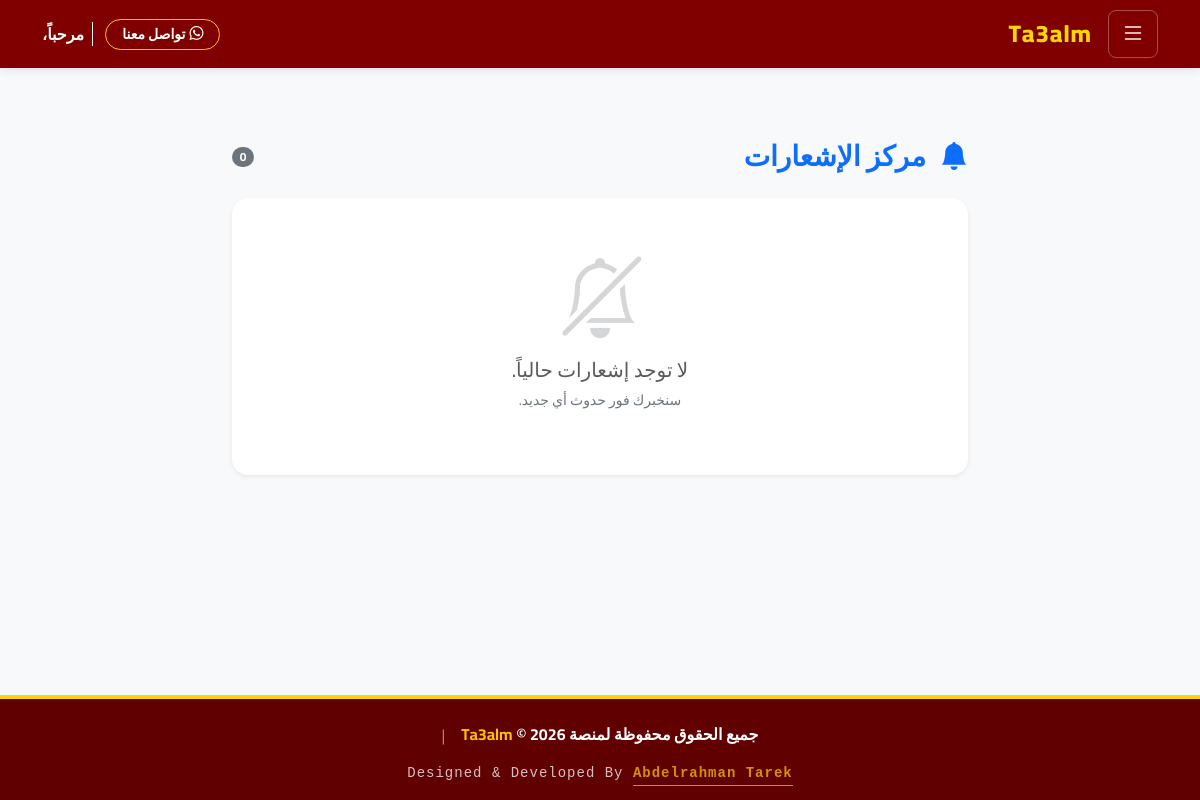
Before: /notifications/all/ (signed in) with the older database file.
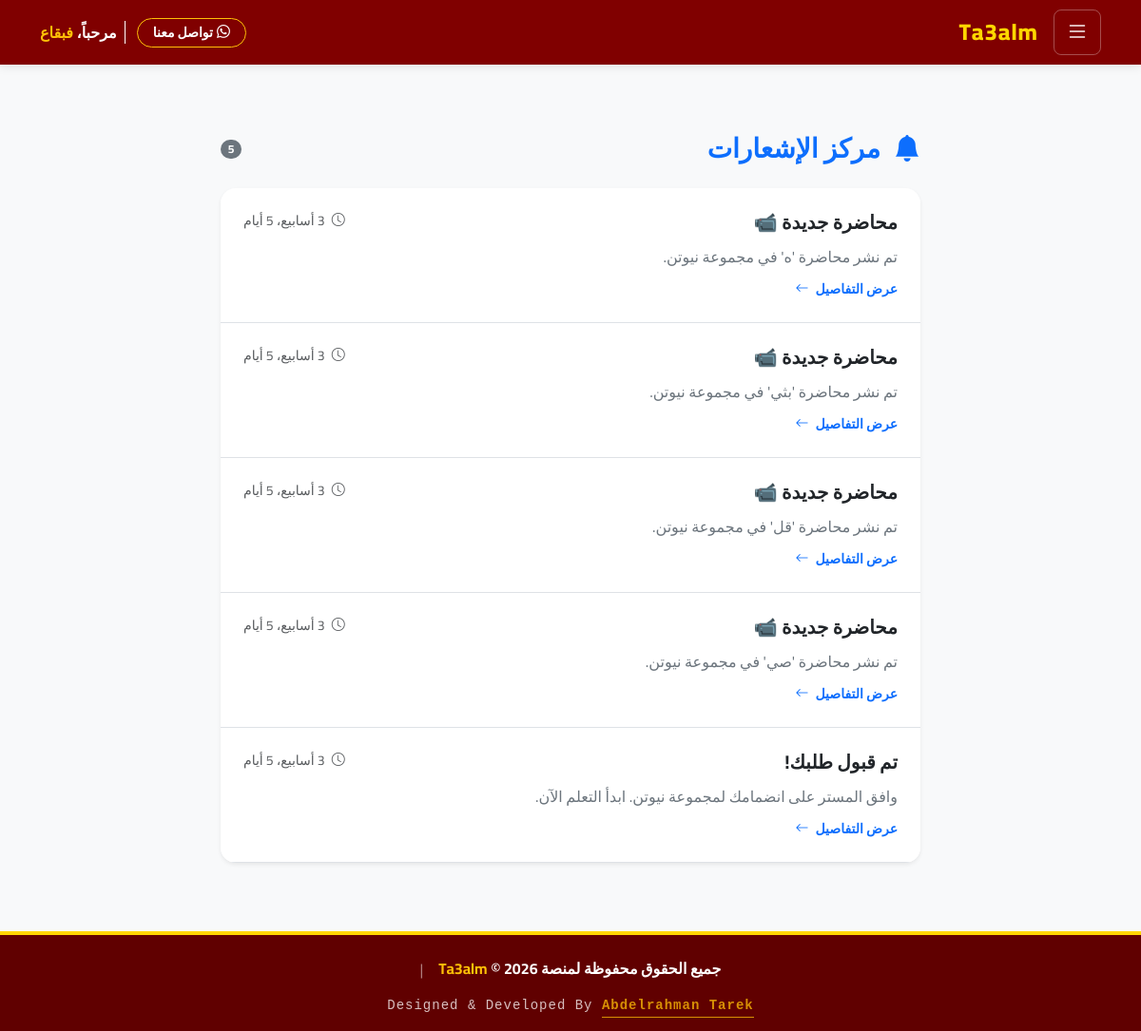
After: the same page with the newer database file.
### accounts/models.py (models this page shows, shortened)
class User(AbstractUser):
    role = models.CharField(max_length=20, choices=ROLE_CHOICES, default='student', verbose_name=_('نوع المستخدم'))
    phone = models.CharField(max_length=15, blank=True, null=True, verbose_name=_('رقم الهاتف'))
    national_id = models.CharField(max_length=14, blank=True, null=True, unique=True, verbose_name=_('الرقم القومي'))
    custom_id = models.CharField(max_length=10, blank=True, null=True, unique=True, verbose_name=_('كود المستخدم'))
    is_banned = models.BooleanField(default=False, verbose_name=_('محظور'))

### core/models.py (models this page shows, shortened)
class Notification(models.Model):
    recipient = models.ForeignKey(settings.AUTH_USER_MODEL, on_delete=models.CASCADE, related_name='notifications', verbose_name=_("المستقبل"))
    title = models.CharField(max_length=255, verbose_name=_("العنوان"))
    message = models.TextField(verbose_name=_("الرسالة"))
    link = models.CharField(max_length=255, blank=True, null=True, verbose_name=_("الرابط"))
    is_read = models.BooleanField(default=False, verbose_name=_("مقروءة"))
    created_at = models.DateTimeField(auto_now_add=True, verbose_name=_("وقت الإنشاء"))
    class Meta:
        ordering = ['-created_at']

### core/views.py (the view)
# urls.py: path('notifications/all/', views.all_notifications, name='all_notifications'),
@login_required
def all_notifications(request):
    notifs = Notification.objects.filter(recipient=request.user)
    notifs.filter(is_read=False).update(is_read=True)
    return render(request, 'core/notifications.html', {'notifs': notifs})

### core/context_processors.py (called while the page is built)
def notifications(request):
    if request.user.is_authenticated:
        notifs = Notification.objects.filter(recipient=request.user)[:5]
        unread_count = Notification.objects.filter(recipient=request.user, is_read=False).count()
        return {'notifications': notifs, 'unread_count': unread_count}
    return {}

### core/models.py (called while the page is built)
    @classmethod
    def load(cls):
        obj, created = cls.objects.get_or_create(pk=1)
        return obj

### templates/core/notifications.html (shortened to what this page needs)
{% extends 'base.html' %}
{% load i18n %}
{% block content %}
<div class="container py-5">
    <div class="row justify-content-center">
        <div class="col-lg-8">
            <div class="d-flex justify-content-between align-items-center mb-4">
                <h3 class="fw-bold mb-0 text-primary">
                    <i class="bi bi-bell-fill me-2"></i> {% trans "مركز الإشعارات" %}
                </h3>
                <span class="badge bg-secondary rounded-pill">{{ notifs.count }}</span>
            </div>
            <div class="card shadow-sm border-0 rounded-4 overflow-hidden">
                <div class="list-group list-group-flush">
                    {% for n in notifs %}
                    <a href="{% if n.link %}{{ n.link }}{% else %}#{% endif %}" class="list-group-item list-group-item-action p-4 border-bottom notification-item {% if not n.is_read %}bg-light-blue{% endif %}">
                        <div class="d-flex w-100 justify-content-between mb-2">
                            <h5 class="mb-1 fw-bold text-dark">
                                {{ n.title }}
                            </h5>
                            <small class="text-muted text-nowrap ms-2">
                                <i class="bi bi-clock me-1"></i> {{ n.created_at|timesince }}
                            </small>
                        </div>
                        <p class="mb-1 text-secondary">{{ n.message }}</p>
                        {% if n.link %}
                        <small class="text-primary fw-bold mt-2 d-inline-block">
                            {% trans "عرض التفاصيل" %} <i class="bi bi-arrow-left ms-1"></i>
                        </small>
                        {% endif %}
                    </a>
                    {% empty %}
                    <div class="text-center py-5">
                        <div class="mb-3 opacity-25">
                            <i class="bi bi-bell-slash display-1 text-muted"></i>
                        </div>
                        <h5 class="text-muted">{% trans "لا توجد إشعارات حالياً." %}</h5>
                        <p class="text-secondary small">{% trans "سنخبرك فور حدوث أي جديد." %}</p>
                    </div>
                    {% endfor %}
                </div>
            </div>
        </div>
    </div>
</div>
{% endblock %}

### templates/base.html (shortened to what this page needs)
{% load static %}
{% load i18n %}
{% get_current_language as LANGUAGE_CODE %}
<!DOCTYPE html>
<html lang="{{ LANGUAGE_CODE }}" dir="{% if LANGUAGE_CODE == 'ar' %}rtl{% else %}ltr{% endif %}">
<head>
    {% if LANGUAGE_CODE == 'ar' %}
        <link rel="stylesheet" href="https://cdn.jsdelivr.net/npm/bootstrap@5.3.0/dist/css/bootstrap.rtl.min.css">
    {% else %}
        <link rel="stylesheet" href="https://cdn.jsdelivr.net/npm/bootstrap@5.3.0/dist/css/bootstrap.min.css">
        <link href="https://fonts.googleapis.com/css2?family=Roboto:wght@400;500;700;900&display=swap" rel="stylesheet">
        <style>body { font-family: 'Roboto', sans-serif; }</style>
    {% endif %}
    <link rel="stylesheet" href="https://cdn.jsdelivr.net/npm/bootstrap-icons@1.11.3/font/bootstrap-icons.min.css">
</head>
<body>
    <nav class="top-navbar sticky-top">
        <div class="container d-flex justify-content-between align-items-center">
            <div class="d-flex align-items-center gap-3">
                <button class="btn menu-btn" type="button" data-bs-toggle="offcanvas" data-bs-target="#sidebarMenu">
                    <i class="bi bi-list fs-4"></i>
                </button>
                <a href="{% url 'home' %}" class="brand-logo">Ta3alm</a>
            </div>
            <div class="d-flex align-items-center gap-2">
                <a href="https://wa.me/+201507200894" target="_blank" class="btn btn-sm btn-outline-warning text-white fw-bold d-flex align-items-center rounded-pill px-3 mobile-small-text nowrap-text">
                    <i class="bi bi-whatsapp me-1"></i>
                    <span>{% trans "تواصل معنا" %}</span>
                </a>
                {% if user.is_authenticated %}
                    <div class="text-white d-none d-sm-block fw-bold border-start border-white ps-2 ms-1 mobile-small-text nowrap-text">
                        {% trans "مرحباً،" %} <span class="text-warning">{{ user.first_name }}</span>
                    </div>
                {% endif %}
            </div>
        </div>
    </nav>
    <main class="py-4">
        {% block content %}{% endblock %}
    </main>
    <footer class="text-white pt-4 pb-3" style="background-color: #600000; border-top: 4px solid #FFD700;">
        <div class="container text-center">
            <div class="row justify-content-center align-items-center mb-3">
                <div class="col-lg-10">
                    <div class="d-flex flex-column flex-md-row justify-content-center align-items-center gap-3">
                        <h6 class="mb-0 fw-bold">
                            {% trans "جميع الحقوق محفوظة لمنصة" %} <span class="text-warning">Ta3alm</span> &copy; {% now "Y" %}
                        </h6>
                        <span class="d-none d-md-block text-white-50">|</span>
                    </div>
                </div>
            </div>
            <div class="row">
                <div class="col-12">
                    <p class="small mb-0 opacity-75 code-font">
                        Designed & Developed By
                        <a href="https://man9000442-hub.github.io/Eng-Abdelrahman-prot/" target="_blank" class="text-warning fw-bold text-decoration-none border-bottom border-warning pb-1">
                            Abdelrahman Tarek
                        </a>
                    </p>
                </div>
            </div>
        </div>
    </footer>
</body>
</html>

### templates/base.html (style rules this page uses)
body { font-family: 'Cairo', sans-serif; }
body { display: flex; flex-direction: column; min-height: 100vh; background-color: #f8f9fa; }
main { flex: 1; }
.top-navbar { background-color: #800000; box-shadow: 0 2px 10px rgba(0,0,0,0.1); padding: 10px 0; z-index: 1030; }
.brand-logo { color: #FFD700 !important; font-weight: 800; font-size: 1.5rem; text-decoration: none; letter-spacing: 1px; }
.menu-btn { color: white; border: 1px solid rgba(255,255,255,0.3); border-radius: 8px; padding: 5px 12px; transition: all 0.3s; }
.code-font { font-family: 'Courier New', monospace; letter-spacing: 1px; }
.nowrap-text { white-space: nowrap; }

### templates/core/notifications.html (style rules this page uses)
.notification-item { transition: background-color 0.2s ease; border-left: 4px solid transparent; }

Changed rows visible on the page:
now on this page (row edited): User: first_name "فبقاع"
added Notification: title "محاضرة جديدة 📹", created_at "3 أسابيع، 5 أيام", message "تم نشر محاضرة 'ه' في مجموعة نيوتن."
added Notification: title "محاضرة جديدة 📹", created_at "3 أسابيع، 5 أيام", message "تم نشر محاضرة 'بثي' في مجموعة نيوتن."
added Notification: title "محاضرة جديدة 📹", created_at "3 أسابيع، 5 أيام", message "تم نشر محاضرة 'قل' في مجموعة نيوتن."
added Notification: title "محاضرة جديدة 📹", created_at "3 أسابيع، 5 أيام", message "تم نشر محاضرة 'صي' في مجموعة نيوتن."
added Notification: title "تم قبول طلبك!", created_at "3 أسابيع، 5 أيام", message "وافق المستر على انضمامك لمجموعة نيوتن. ابدأ التعلم الآن."
Other visible differences:
{{ notifs.count }}: "0" → "5"
text no longer shown: "لا توجد إشعارات حالياً. سنخبرك فور حدوث أي جديد."
